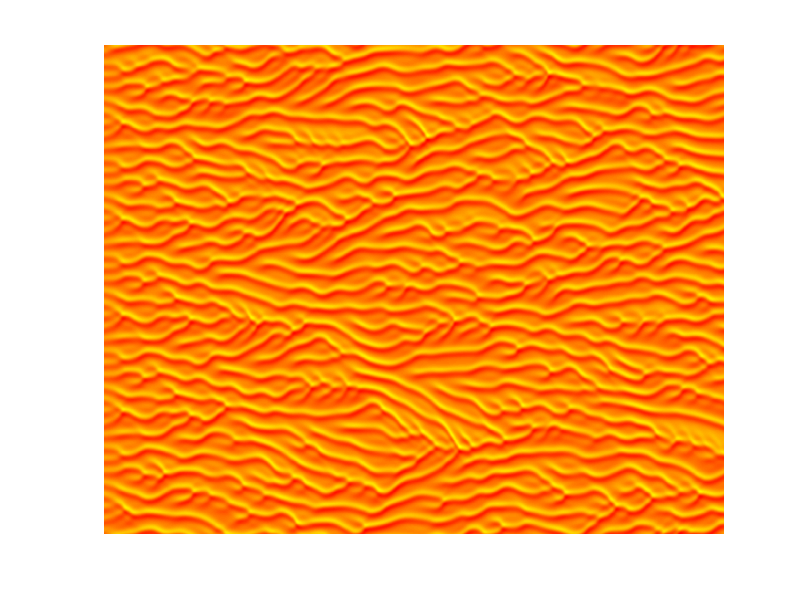

Write MATLAB code to recreate this figure.
clc;
clear;

% Size of the domain
L = 128;

% Max time
T = 400;

% Number of intervals in the x direction
n = 1024;

% Number of intervals in time (A small solution leads to instabilities
% related to the implicit - explicit scheme)
Nt = 2400;

% The mesh size h
h = 2 * L / n;
x = linspace(-L, L, n+1);

% Time
dt = T / (Nt);
t = linspace(0, T, Nt+1);

% One dimensional discrete first derivative (Central Diff)
e = ones(n,1);
F = spdiags([-e e],[-1 1],n,n) / (2 * h);
% Periodic boundary
F(1,n) = -1;
F(n,1) = 1;

% One dimensional discrete second derivative (\Delta)
D = - gallery("tridiag", n);
% Periodic Boundary
D(1,n) = 1; D(n,1) = 1;
D = D / (h^2);

% One dimensional discrete forth derivative (\Delta^2)
D2 = D'*D;

% Identity matrix
I = speye(n);

% Forming the (CN Implicit Linear part - Explicit Nonlinear part)
A = I+dt/2*D+dt/2*D2;
B = I-dt/2*D-dt/2*D2;

% Matrix to retain solution at each timestep
S = zeros(n,Nt+1);

% Initial condition
S(:,1) = cos(x(1:end-1)') + 0.15*cos(x(1:end-1)'/8).*(1+2*sin(x(1:end-1)'/8));

% Initialize the contribution of non-linear parts
Nn=(F*S(:,1)).*S(:,1);

% Iterative solution
for i=1:Nt
    No=Nn;
    Nn=(F*S(:,i)).*S(:,i);
    S(:,i+1)=A\(B*S(:,i)-1.5*dt*Nn+0.5*dt*No);
end

% Plot time evolution and account for periodic boundary
imagesc([S;S(1,:)]);colormap autumn;axis off;